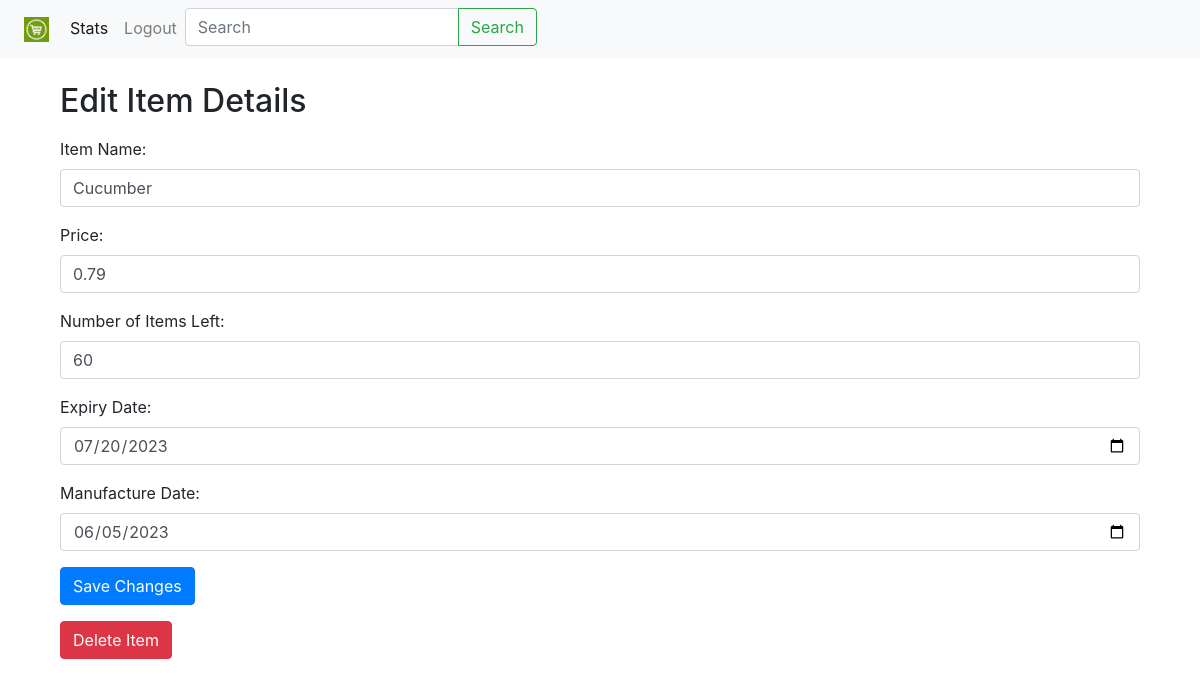
/edit_item/7 (signed in), run on an earlier commit of the app's database.
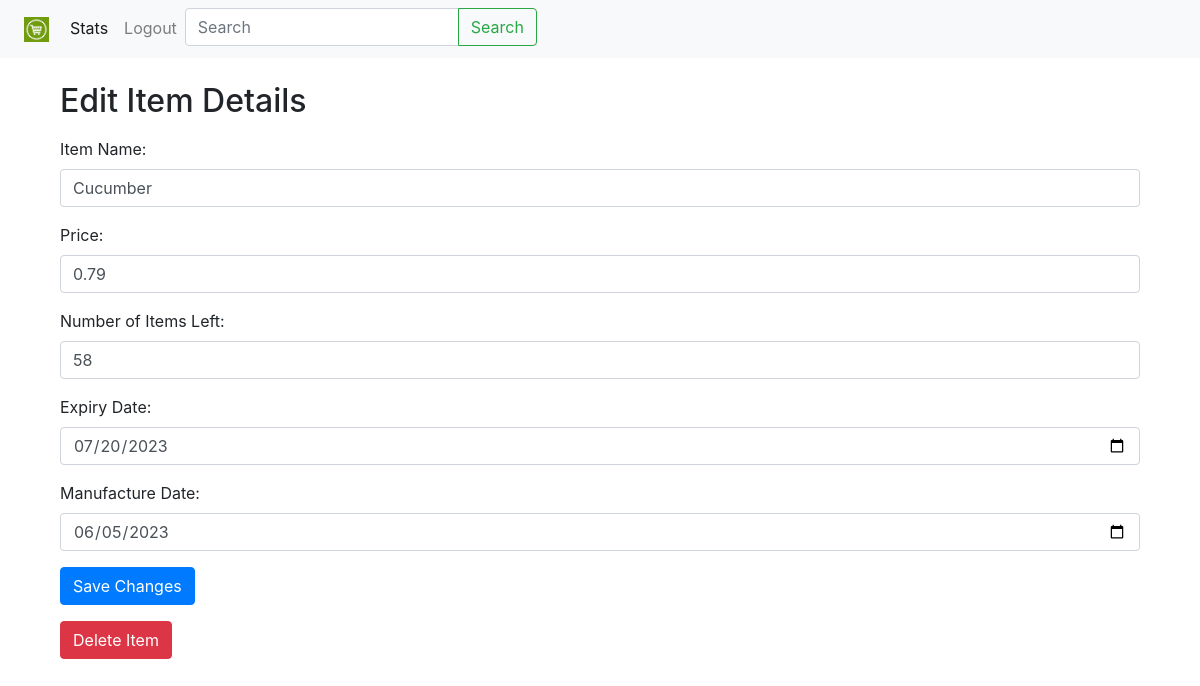
And on a later commit of the database.
### website/models.py (models this page shows)
class Items(db.Model):
    item_id = db.Column(db.Integer, primary_key=True,autoincrement=True,nullable=False)
    category= db.Column(db.String(150))
    item_name = db.Column(db.String(150),unique=True)
    price = db.Column(db.Float)
    no_of_items_left=db.Column(db.Integer)
    expiry_date=db.Column(db.Date)
    manufacture_date=db.Column(db.Date)
    cart_items=db.Relationship('Cart',backref='items')
    purchase_items = db.relationship('User_History', backref='item')

### website/admin.py (the view, shortened to what this page needs)
@admin.route('/edit_item/<int:item_id>', methods=['GET', 'POST'])
@login_required
def edit_item(item_id):
    item = Items.query.get_or_404(item_id)
    return render_template('edit_item.html', item=item)

### website/templates/edit_item.html (shortened to what this page needs)
{% extends "admin_home.html" %}
{% block content %}
    <div class="container mt-4">
        <h2>Edit Item Details</h2>
        <form action="{{ url_for('admin.edit_item', item_id=item.item_id) }}" method="POST" class="mt-3">
            <div class="form-group">
                <label for="item_name">Item Name:</label>
                <input type="text" id="item_name" name="item_name" value="{{ item.item_name }}" class="form-control" required>
            </div>
            <div class="form-group">
                <label for="price">Price:</label>
                <input type="number" id="price" name="price" value="{{ item.price }}" step="0.01" class="form-control" required>
            </div>
            <div class="form-group">
                <label for="no_of_items_left">Number of Items Left:</label>
                <input type="number" id="no_of_items_left" name="no_of_items_left" value="{{ item.no_of_items_left }}" class="form-control" required>
            </div>
            <div class="form-group">
                <label for="expiry_date">Expiry Date:</label>
                <input type="date" id="expiry_date" name="expiry_date" value="{{ item.expiry_date }}" class="form-control" required>
            </div>
            <div class="form-group">
                <label for="manufacture_date">Manufacture Date:</label>
                <input type="date" id="manufacture_date" name="manufacture_date" value="{{ item.manufacture_date }}" class="form-control" required>
            </div>
            <button type="submit" class="btn btn-primary">Save Changes</button>
        </form>
        <form action="{{ url_for('admin.delete_item', item_id=item.item_id) }}" method="POST" onsubmit="return confirm('Are you sure you want to delete this item?');" class="mt-3">
            <button type="submit" class="btn btn-danger">Delete Item</button>
        </form>
    </div>
{% endblock %}

What changed in the data, as far as the page shows it:
changed Items "Cucumber": no_of_items_left "60" → "58"
